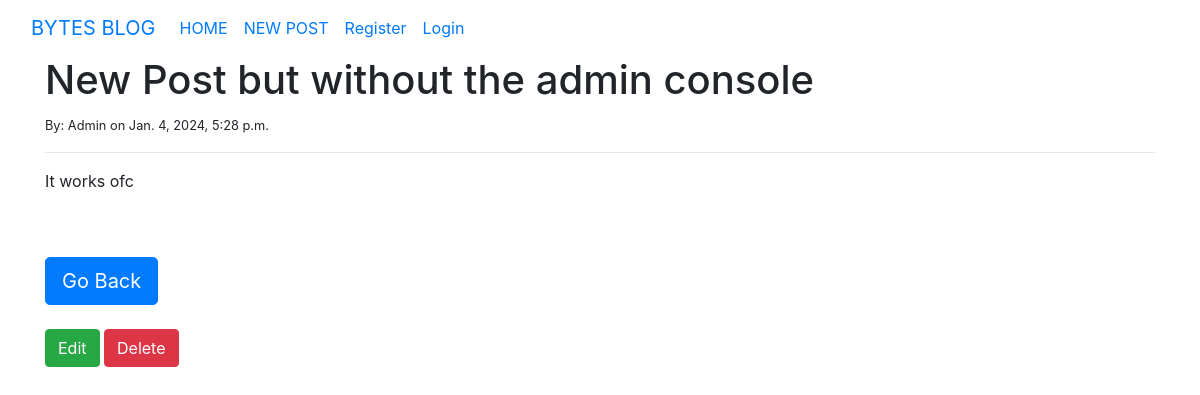
The page /article/3/ on the database as committed earlier.
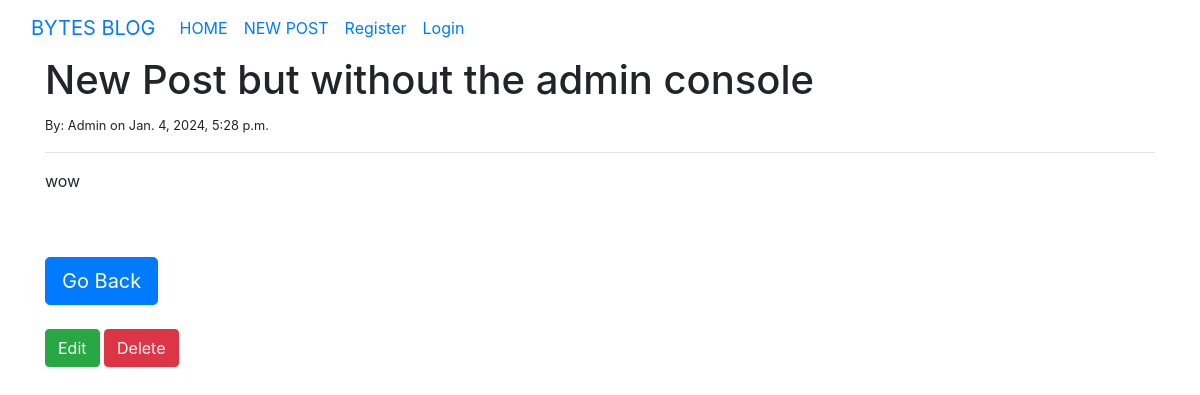
The same page on the database as committed later.
### blogapp/models.py (models this page shows, shortened)
class Post(models.Model):
    title = models.CharField(max_length=1000)
    author = models.ForeignKey(User,on_delete = models.CASCADE)
    body = models.TextField()
    date_posted = models.DateTimeField(auto_now_add=True)
    post_date = models.DateTimeField(auto_now_add=True)
    class Meta:
        ordering = ("title",)

### blogapp/views.py (the view)
# urls.py: path('article/<int:pk>/', article_detail.as_view(), name='article-details'),
class article_detail(DetailView):
    model = Post
    template_name = 'article-details.html'

### blogapp/templates/article-details.html (shortened to what this page needs)
{% extends 'base.html' %}
{% block content %}
<article>
    <h1>{{post.title}}</h1>
    <small>By: {{post.author}}
        on {{post.post_date}}</small><br/>
    <hr>
    <p>{{post.body}}</p>
    <br/><br/>
</article>
<a href="{% url 'home' %}" class="btn btn-primary btn-lg">Go Back</a>
<br></br>
<a href="{% url 'edit-post' post.pk %}" class="btn btn-success">Edit</a>
<a href="{% url 'delete-post' post.pk %}" class="btn btn-danger">Delete</a></a>
{% endblock %}

Rows that differ between the two databases and show on the page:
changed Post "New Post but without the admin console": body "It works ofc" → "wow"
